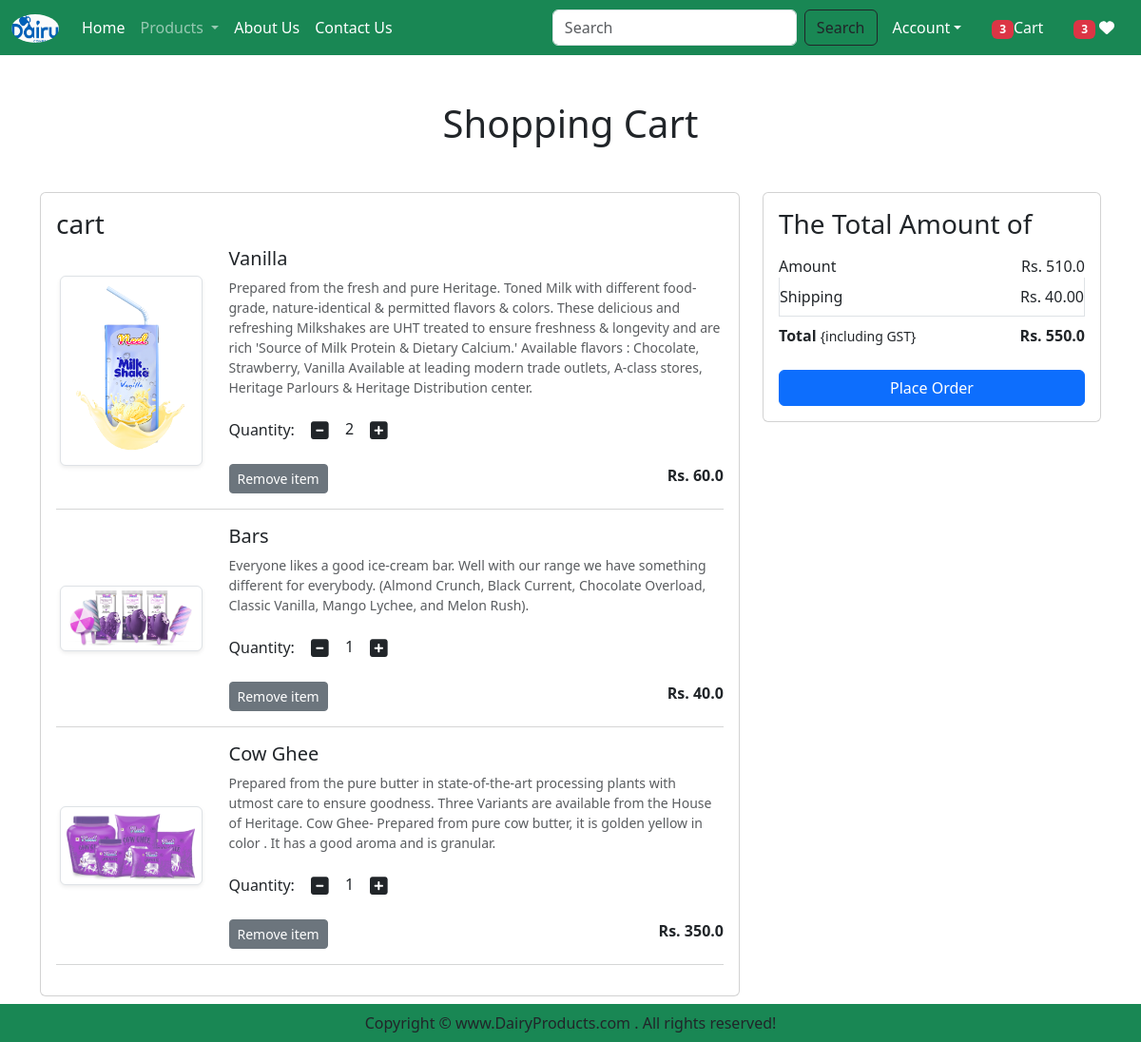
The app's page /cart/ (signed in) with its own data.
### app/models.py (models this page shows, shortened)
class Cart(models.Model):
    user = models.ForeignKey(User,on_delete=models.CASCADE)
    product = models.ForeignKey(Product, on_delete=models.CASCADE)
    quantity = models.PositiveIntegerField(default=1)

class Product(models.Model):
    title = models.CharField(max_length=100)
    selling_price = models.FloatField()
    discounted_price = models.FloatField()
    description = models.TextField()
    composition = models.TextField(default='')
    prodapp = models.TextField(default='')
    category = models.CharField(choices=CATEGORY_CHOICES, max_length=2)
    product_image = models.ImageField(upload_to='product')

### app/views.py (the view)
# urls.py: path('cart/', views.show_cart, name="showcart"),
@login_required
def show_cart(request):
    user = request.user
    cart = Cart.objects.filter(user=user)
    amount = 0
    for p in cart:
        value = p.quantity * p.product.discounted_price
        amount = amount + value
    totalamount = amount + 40
    totalitem = 0
    wishitem = 0
    if request.user.is_authenticated:
        totalitem = len(Cart.objects.filter(user=request.user))
        wishitem = len(Wishlist.objects.filter(user=request.user))
    return render(request, 'app/addtocart.html', locals())

### app/templates/app/addtocart.html (shortened to what this page needs)
{% extends 'app/base.html' %}
{% load static %}
{% block main-content %}
<div class="container my-5">
    <div class="row">
        {% if cart %}
            <h1 class="text-center mb-5">Shopping Cart</h1>
            <div class="col-sm-8">
                <div class="card">
                    <div class="card-body">
                        <h3>cart</h3>
                        {% for item in cart %}
                        <div class="row">
                            <div class="col-sm-3 text-center align-self-center"><img src="{{item.product.product_image.url}}" alt="" srcset="" class="img-fluid img-thumbnail shadow-sm"
                            height="150" width="150"> </div>
                            <div class="col-sm-9">
                                <div>
                                    <h5>{{item.product.title}}</h5>
                                    <p class="mb-2 text-muted small">{{item.product.description}}</p>
                                    <div class="my-3">
                                        <label for="quantity">Quantity:</label>
                                        <a class="minus-cart btn" pid={{item.product.id}}><i class="fas fa-minus-square fa-lg"></i></a>
                                        <span id="quantity">{{item.quantity}}</span>
                                        <a class="plus-cart btn" pid={{item.product.id}}><i class="fas fa-plus-square fa-lg"></i></a>
                                    </div>
                                    <div class="d-flex justify-content-between">
                                        <a href="#" class="remove-cart btn btn-sm btn-secondary mr-3"
                                        pid={{item.product.id}}>Remove item</a>
                                        <p class="mb-0"><span><strong>Rs. {{item.product.discounted_price}}</strong></span></p>
                                    </div>
                                </div>
                            </div>
                        </div>
                        <hr class="text-muted">
                        {% endfor %}
                    </div>
                </div>
            </div>
            <div class="col-sm-4">
                <div class="card">
                    <div class="card-body">
                        <h3>The Total Amount of</h3>
                        <ul class="list-group">
                            <li class="list-group-item d-flex justify-content-between align-items-center border-0 px-0 pb-0">Amount<span id="amount">Rs. {{amount}}</span></li>
                            <li class="list-group-item d-flex justify-content-between align-items-center px-0 ">Shipping<span>Rs. 40.00</span></li>
                            <li class="list-group-item d-flex justify-content-between align-items-center border-0 px-0 mb-3">
                                <div>
                                    <strong>Total</strong> <small>{including GST}</small>
                                </div>
                                <span id="totalamount"><strong>Rs. {{totalamount}}</strong></span>
                            </li>
                        </ul>
                        <div class="d-grid"><a href="{% url 'checkout' %}" class="btn btn-primary">Place Order</a></div>
                    </div>
                </div>
            </div>
            {% else %}
            <h1 class="text-center mb-5">Cart is Empty</h1>
        {% endif %}
    </div>
</div>
{% endblock main-content %}

### app/templates/app/base.html (shortened to what this page needs)
<!DOCTYPE html>
{% load static %}
<html lang="en">
<head>
    <link href="https://cdn.jsdelivr.net/npm/bootstrap@5.3.0-alpha3/dist/css/bootstrap.min.css" rel="stylesheet">
    <link rel="stylesheet" href="{% static 'app/css/owl.carousel.min.css' %}" />
    <link rel="stylesheet" href="{% static 'app/css/all.min.css' %}" />
    <link rel="stylesheet" href="{% static 'app/css/style.css' %}" />
</head>
<body>
    <nav class="navbar navbar-expand-lg navbar-dark bg-success" >
        <div class="container-fluid">
          <a class="navbar-brand" href="#">
            <img src="{% static "app/images/dairy.jpg" %}" width="50" height="30" style="border-radius: 50%;"/>
          </a>
          <div class="collapse navbar-collapse" id="navbarSupportedContent">
            <ul class="navbar-nav me-auto mb-2 mb-lg-0">
              {% if request.user.is_authenticated %}
              <li class="nav-item">
                <a class="nav-link active" aria-current="page" href="/">Home</a>
              </li>
              <li class="nav-item dropdown">
                <a class="nav-link dropdown-toggle" href="#" role="button" data-bs-toggle="dropdown" aria-expanded="false">
                  Products
                </a>
              </li>
              <li class="nav-item">
                <a class="nav-link text-white" href="{% url 'about' %}">About Us</a>
              </li>
              <li class="nav-item">
                <a class="nav-link text-white" href="{% url 'contact' %}">Contact Us</a>
              </li>
            </ul>
            <form class="d-flex" role="search" action="/search">
              <input class="form-control me-2" type="search" placeholder="Search" name="search" aria-label="Search">
              <button class="btn btn-outline-dark" type="submit">Search</button>
            </form>
          </div>
          <ul class="navbar-nav me-auto mb-2 mb-lg-0">
            <li class="nav-item dropdown mx-2">
                <a class="nav-link dropdown-toggle text-white" href="#" id="profileDropdown" role="button" data-bs-toggle="dropdown" aria-expanded="false">Account</a>
            </li>
            <li class="nav-item mx-2">
                <a href="{% url 'showcart' %}" class="nav-link text-white"><span class="badge bg-danger">{% if totalitem > 0 %} {{totalitem}} {% endif %}</span>Cart</a>
            </li>
            <li class="nav-item mx-2">
                <a href="{% url 'showwishlist' %}" class="nav-link text-white"><span class="badge bg-danger">{% if wishitem > 0 %}
                {{wishitem}}{% endif %}</span> <i class="fa fa-heart"></i></a>
            </li>
            {% endif %}
          </ul>
        </div>
      </nav>
      {% block main-content %}{% endblock main-content %}
      <footer class="container-fluid fixed-bottom bg-success text-center p-2 mt-5">
        Copyright &copy; www.DairyProducts.com . All rights reserved!
      </footer>
</body>
</html>

### records on screen
Cart: product.product_image (picture), product "Vanilla", product.description "Prepared from the fresh and pure Heritage. Toned Milk with different food-grade, nature-identical & permitted flavors & colors. These delicious and refreshing Milkshakes are UHT treated to ensure freshness & longevity and are rich 'Source of Milk Protein & Dietary Calcium.' Available flavors : Chocolate, Strawberry, Vanilla Available at leading modern trade outlets, A-class stores, Heritage Parlours & Heritage Distribution center.", quantity "2", product.discounted_price "60.0"
Cart: product.product_image (picture), product "Bars", product.description "Everyone likes a good ice-cream bar. Well with our range we have something different for everybody. (Almond Crunch, Black Current, Chocolate Overload, Classic Vanilla, Mango Lychee, and Melon Rush).", quantity "1", product.discounted_price "40.0"
Cart: product.product_image (picture), product "Cow Ghee", product.description "Prepared from the pure butter in state-of-the-art processing plants with utmost care to ensure goodness. Three Variants are available from the House of Heritage. Cow Ghee- Prepared from pure cow butter, it is golden yellow in color . It has a good aroma and is granular.", quantity "1", product.discounted_price "350.0"

### other values on screen
{{ totalitem }} "3"
{{ wishitem }} "3"
{{ amount }} "510.0"
{{ totalamount }} "550.0"
